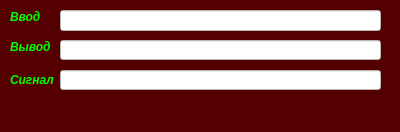
<?xml version="1.0" encoding="UTF-8"?>
<ui version="4.0">
 <class>MainWindow</class>
 <widget class="QMainWindow" name="MainWindow">
  <property name="enabled">
   <bool>true</bool>
  </property>
  <property name="geometry">
   <rect>
    <x>0</x>
    <y>0</y>
    <width>400</width>
    <height>132</height>
   </rect>
  </property>
  <property name="minimumSize">
   <size>
    <width>400</width>
    <height>132</height>
   </size>
  </property>
  <property name="maximumSize">
   <size>
    <width>400</width>
    <height>132</height>
   </size>
  </property>
  <property name="windowTitle">
   <string>MainWindow</string>
  </property>
  <property name="styleSheet">
   <string notr="true">color: rgb(255, 170, 0);
background-color: rgb(85, 0, 0);</string>
  </property>
  <widget class="QWidget" name="centralWidget">
   <widget class="QLineEdit" name="lineEdit">
    <property name="geometry">
     <rect>
      <x>60</x>
      <y>10</y>
      <width>321</width>
      <height>21</height>
     </rect>
    </property>
    <property name="styleSheet">
     <string notr="true">background-color: rgb(255, 255, 255);</string>
    </property>
   </widget>
   <widget class="QLineEdit" name="lineEdit_2">
    <property name="geometry">
     <rect>
      <x>60</x>
      <y>40</y>
      <width>321</width>
      <height>20</height>
     </rect>
    </property>
    <property name="styleSheet">
     <string notr="true">background-color: rgb(255, 255, 255);</string>
    </property>
   </widget>
   <widget class="QLabel" name="label">
    <property name="geometry">
     <rect>
      <x>10</x>
      <y>10</y>
      <width>47</width>
      <height>13</height>
     </rect>
    </property>
    <property name="text">
     <string>&lt;html&gt;&lt;head/&gt;&lt;body&gt;&lt;p&gt;&lt;span style=&quot; font-weight:600; font-style:italic; color:#00ff00;&quot;&gt;Ввод&lt;/span&gt;&lt;/p&gt;&lt;/body&gt;&lt;/html&gt;</string>
    </property>
   </widget>
   <widget class="QLabel" name="label_2">
    <property name="geometry">
     <rect>
      <x>10</x>
      <y>40</y>
      <width>47</width>
      <height>13</height>
     </rect>
    </property>
    <property name="text">
     <string>&lt;html&gt;&lt;head/&gt;&lt;body&gt;&lt;p&gt;&lt;span style=&quot; font-weight:600; font-style:italic; color:#00ff00;&quot;&gt;Вывод&lt;/span&gt;&lt;/p&gt;&lt;/body&gt;&lt;/html&gt;</string>
    </property>
   </widget>
   <widget class="QLineEdit" name="lineEdit_3">
    <property name="geometry">
     <rect>
      <x>60</x>
      <y>70</y>
      <width>321</width>
      <height>20</height>
     </rect>
    </property>
    <property name="styleSheet">
     <string notr="true">background-color: rgb(255, 255, 255);</string>
    </property>
   </widget>
   <widget class="QLabel" name="label_3">
    <property name="geometry">
     <rect>
      <x>10</x>
      <y>70</y>
      <width>47</width>
      <height>20</height>
     </rect>
    </property>
    <property name="text">
     <string>&lt;html&gt;&lt;head/&gt;&lt;body&gt;&lt;p&gt;&lt;span style=&quot; font-weight:600; font-style:italic; color:#00ff00;&quot;&gt;Сигнал&lt;/span&gt;&lt;/p&gt;&lt;/body&gt;&lt;/html&gt;</string>
    </property>
   </widget>
  </widget>
  <widget class="QMenuBar" name="menuBar">
   <property name="geometry">
    <rect>
     <x>0</x>
     <y>0</y>
     <width>400</width>
     <height>21</height>
    </rect>
   </property>
  </widget>
 </widget>
 <layoutdefault spacing="6" margin="11"/>
 <resources/>
 <connections/>
</ui>
